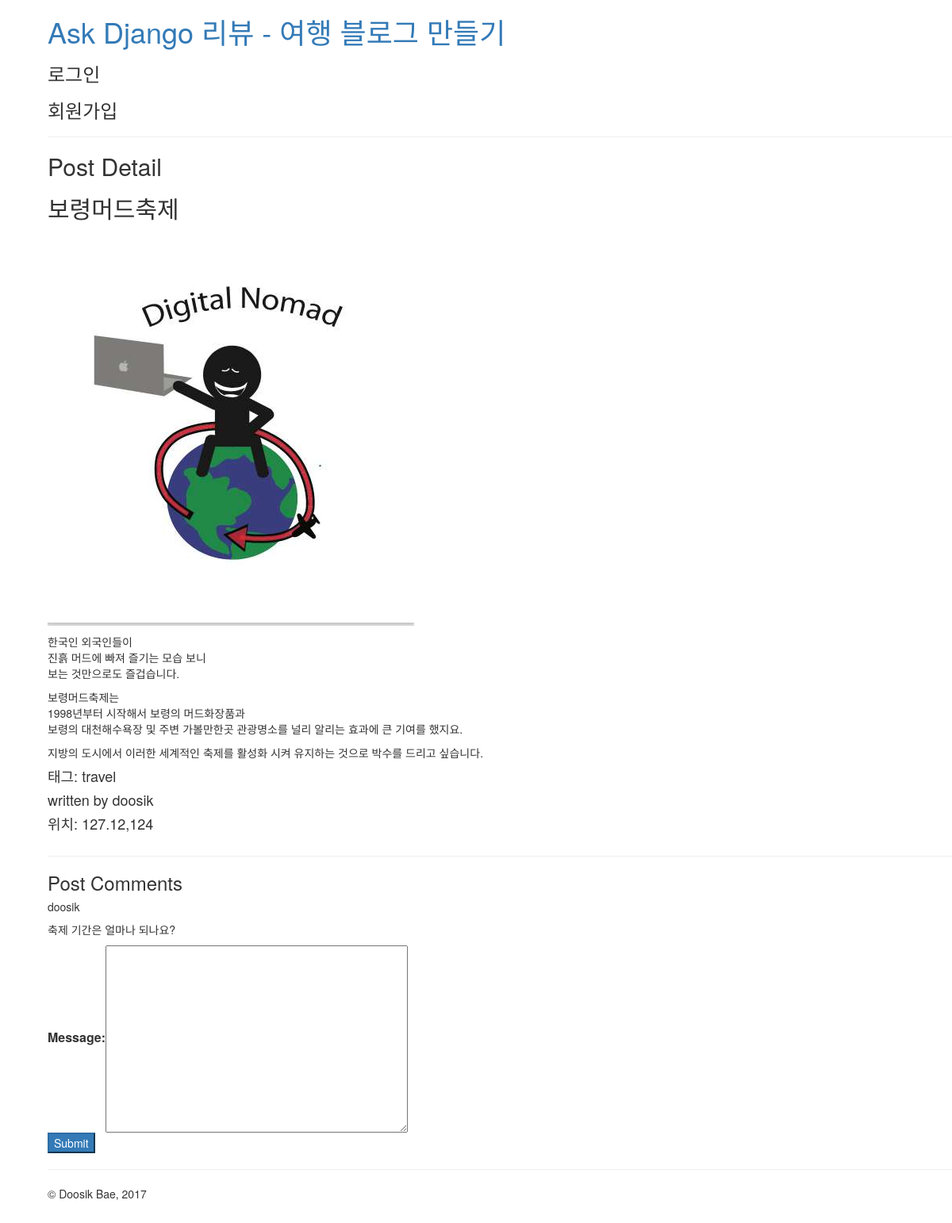
Before: /post/detail/1/ with the older database file.
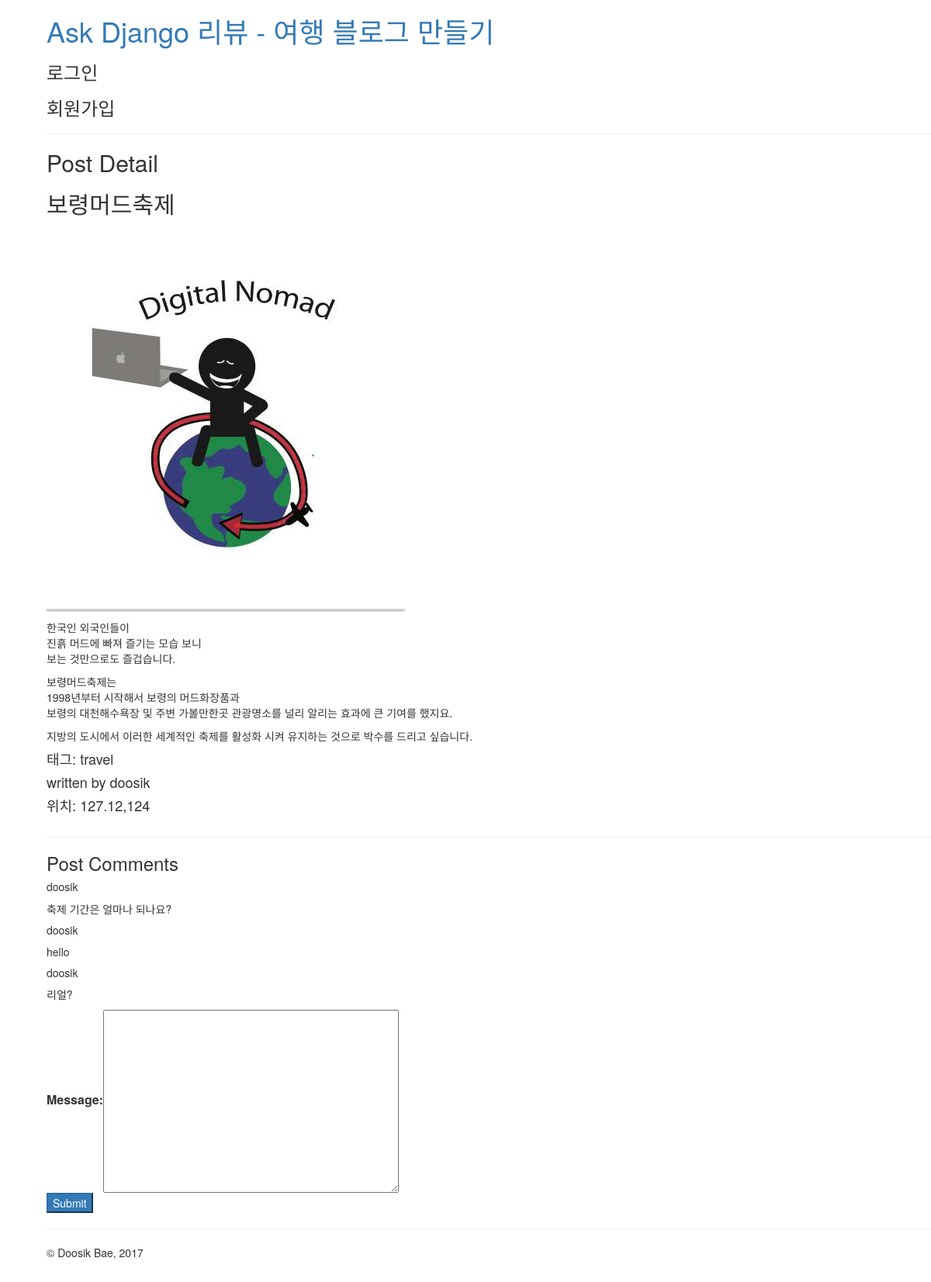
After: the same page with the newer database file.
### blog/models.py (models this page shows, shortened)
class TimeStamp(models.Model):
    created_at = models.DateTimeField(auto_now_add=True)
    updated_at = models.DateTimeField(auto_now=True)
    class Meta:
        abstract = True #추상적인거 ...다른 모델에 공통적으로 쓰려고 만든거.

class Post(TimeStamp):
    author = models.CharField(max_length=40)
    title = models.CharField(max_length=100, verbose_name='제목')
    photo_thumbnail = ProcessedImageField(verbose_name='photo',
        upload_to='blog/post/%Y/%m/%d', processors=[Thumbnail(500,500 )],  # 처리할 작업목록
        format='JPEG',
        options={'quality': 60},
        blank=True)
    content = models.TextField(help_text='Markdown 문법을 적용해 주세요')
    tags = models.CharField(max_length=50,choices=(
        ('travel','travel'),
        ('sports','sports'),
        ('tech','tech'),
        ('coding','coding'),
    ),blank=True)
    lnglat = models.CharField(max_length=100,validators=[lnglat_validator],
                              help_text='경도,위도 포맷으로 입력해주세요.')

class Comment(TimeStamp):
    post =  models.ForeignKey(Post)
    author = models.CharField(max_length=40)
    message = models.TextField(max_length=100)

### blog/views.py (the view)
# urls.py: url(r'^post/detail/(?P<id>\d+)/$',views.post_detail,name='post_detail'),
def post_detail(request,id):
    post = Post.objects.prefetch_related('comment_set').filter(id=id).first()
    if request.method == "POST":
        form = CommentModelForm(request.POST)
        if form.is_valid():
            comment = form.save(commit=False)
            comment.post = post
            comment.author =request.user
            comment.save()
            return redirect(post)
    else:
        form = CommentModelForm()
    return render(request,'blog/post_detail.html',{
        'post':post,
        'form':form
    })

### blog/forms.py
class CommentModelForm(forms.ModelForm):
    class Meta:
        model = Comment
        fields = ['message']

### blog/templates/blog/post_detail.html (shortened to what this page needs)
{% extends 'layout.html' %}
{% block contents %}
    <hr xmlns="http://www.w3.org/1999/html"/>
    <H2>Post Detail</H2>
    <table class="table-bordered">
        <h2> {{ post.title }}</h2>
        {% if post.photo_thumbnail %}
        <img src="{{ post.photo_thumbnail.url }}"/></image>
        {% endif %}
        <p>{{ post.content |linebreaks }}</p>
        <h4>태그: {{ post.tags }}</h4>
        <h4>written by {{ post.author }}</h4>
        <h4>위치: {{ post.lnglat }}</h4>
    </table>
    <hr/>
    <h3>Post Comments</h3>
    {% for comment in post.comment_set.all %}
        <h5>{{ comment.author }}</h5>
        <p>{{ comment.message }}</p>
    {% endfor %}
    <form action="" method="POST" class="table-responsive">
        <table>
            {{ form.as_table }}
        </table>
    <input type="submit" class="btn-primary">
    </form>
{% endblock %}

### review/templates/layout.html (shortened to what this page needs)
{% load bootstrap3 %}
{% bootstrap_css %}
<html>
<head>
</head>
<body>
    <h1><a href="{% url 'blog:post_list' %}">Ask Django 리뷰 - 여행 블로그 만들기</a></h1>
    {% if user.is_authenticated %}
     <div>
        <h3>프로필</h3>
        <h3>로그아웃</h3>
     </div>
    {% else %}
        <h3>로그인</h3>
        <h3>회원가입</h3>
    {% endif %}
    {% block contents %}
    {% endblock %}
    <hr/>
    &copy; Doosik Bae, 2017
</body>
</html>

### review/templates/layout.html (style rules this page uses)
html { position: relative; min-height: 100%; }
body { margin-bottom: 60px;margin-left: 60px; }

Changed rows visible on the page:
added Comment: author "doosik", message "hello"
added Comment: author "doosik", message "리얼?"
